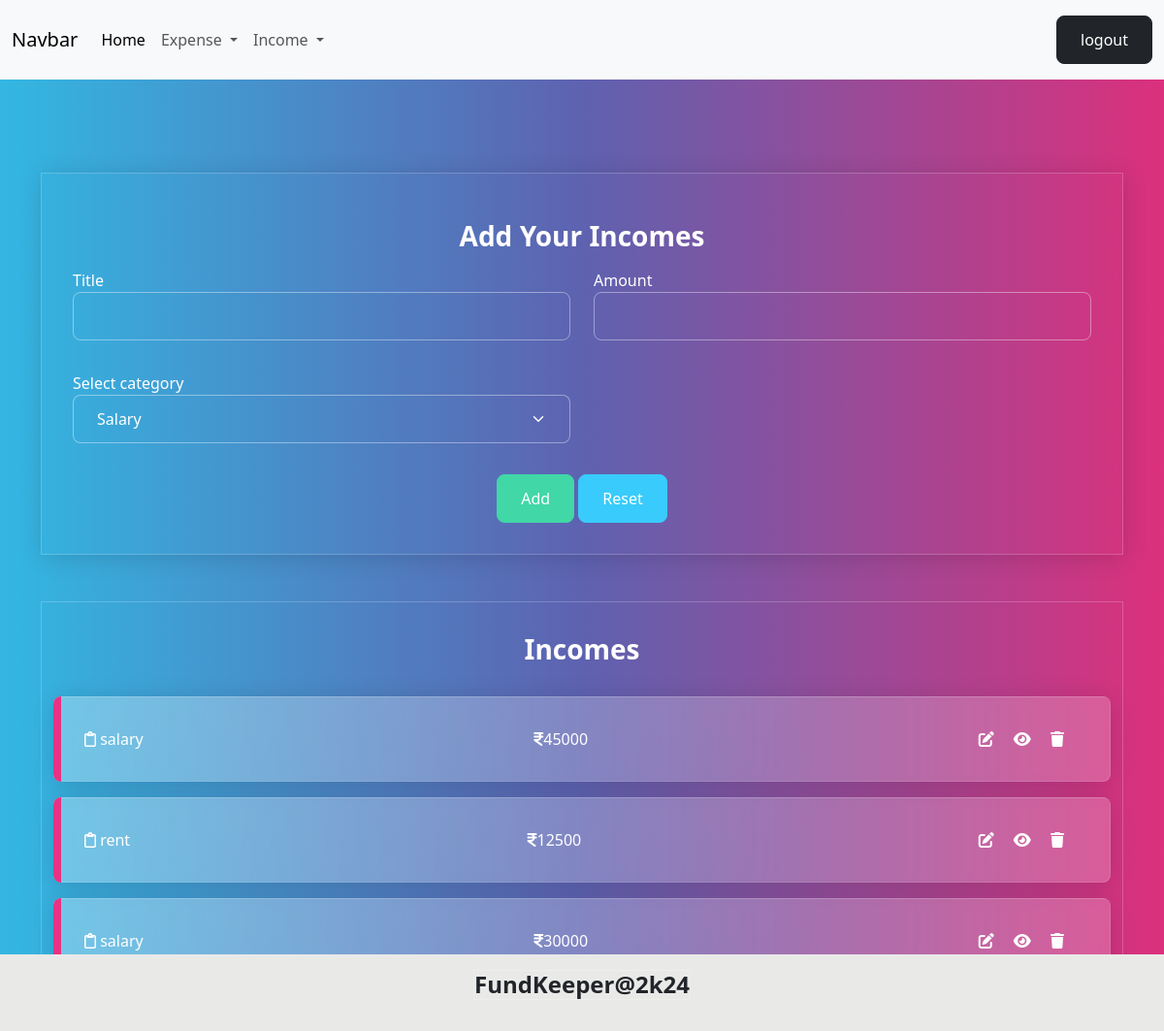
Page /income/add/ (signed in) on the committed database.
### budget/models.py (models this page shows, shortened)
class Income(models.Model):
    title=models.CharField(max_length=200)
    amount=models.PositiveIntegerField()
    income_categories = (
        ("Salary", "Salary"),
        ("Business", "Business"),
        ("Investment", "Investment"),
        ("Rental", "Rental"),
        ("Interest", "Interest"),
        ("Dividend", "Dividend"),
        ("Royalty", "Royalty"),
        ("Capital", "Capital"),
        ("Pension", "Pension"),
        ("SocialSecurity", "SocialSecurity")
    )
    category=models.CharField(max_length=200,choices=income_categories,default="Salary")
    user_object=models.ForeignKey(User,on_delete=models.CASCADE)
    created_date=models.DateTimeField(auto_now_add=True)

### budget/views.py (the view, shortened to what this page needs)
# urls.py: path('income/add/',views.IncomeCreateView.as_view(),name="income-add"),
class IncomeCreateView(View):
    def get(self,request,*args,**kwargs):
        form_instance=IncomeForm()
        qs=Income.objects.filter(user_object=request.user)
        return render(request,"income_add.html",{"form":form_instance,"data":qs})

### budget/forms.py
class IncomeForm(forms.ModelForm):
    class Meta:
        model=Income
        exclude=("id","created_date","user_object")
        widgets={
            "title":forms.TextInput(attrs={"class":"form-control"}),
            "amount":forms.NumberInput(attrs={"class":"form-control"}),
            "category":forms.Select(attrs={"class":"form-control form-select"}),
        }

### budget/templates/income_add.html (shortened to what this page needs)
{%extends 'base.html'%}
{%block main_block%}
<div class="container mt-5">
    <div class="container-fluid border p-3 shadow mb-4"
    data-aos="zoom-out-up"
    data-aos-easing="ease-out-cubic"
    data-aos-duration="2000">
        <h3 class="text-center fw-bold my-2">Add Your Incomes</h3>
        <form action="" method="post">
            <div class="mb-3">
               <div class="row">
                <div class="col-6">
                    <label for="">Title</label>
                    {{form.title}}
                </div>
                <div class="col-6">
                    <label for="">Amount</label>
                    {{form.amount}}
                </div>
               </div>
            </div>
            <div class="mb-3">
                <div class="row">
                    <div class="col-6">
                        <label for="">Select category</label>
                        {{form.category}}
                    </div>
                </div>
            </div>
            <div class="d-flex justify-content-center">
               <div>
                <button type="submit" class="btn btn-success">Add</button>
                <button type="reset" class="btn btn-info">Reset</button>
               </div>
            </div>
        </form>
    </div>
    <div class="container-fluid border mb-3">
        <h3 class="text-center fw-bold my-3">Incomes</h3>
        {%for i in data%}
        <div class="alert alert-primary d-flex justify-content-between" role="alert" data-aos="fade-down"data-aos-easing="linear"data-aos-duration="1000">
            <div> <i class="fa-regular fa-clipboard"></i> {{i.title}}</div>
            <div>   <i class="fa-solid fa-indian-rupee-sign"></i>{{i.amount}}</div>
            <div>
                <a href="{%url 'income-update' i.id%}" class="me-2"><i class="fa-solid fa-pen-to-square"> </i></a>
                <a href="{%url 'income-detail' i.id%}" class="me-2"><i class="fa-solid fa-eye"></i></a>
                <a href="{%url 'income-delete' i.id%}" class="me-2"><i class="fa-solid fa-trash"></i></a>
            </div>
        </div>
        {%endfor%}
    </div>
</div>
{%endblock%}

### rows in the picture
Income: title "salary", amount "45000"
Income: title "rent", amount "12500"
Income: title "salary", amount "30000"
